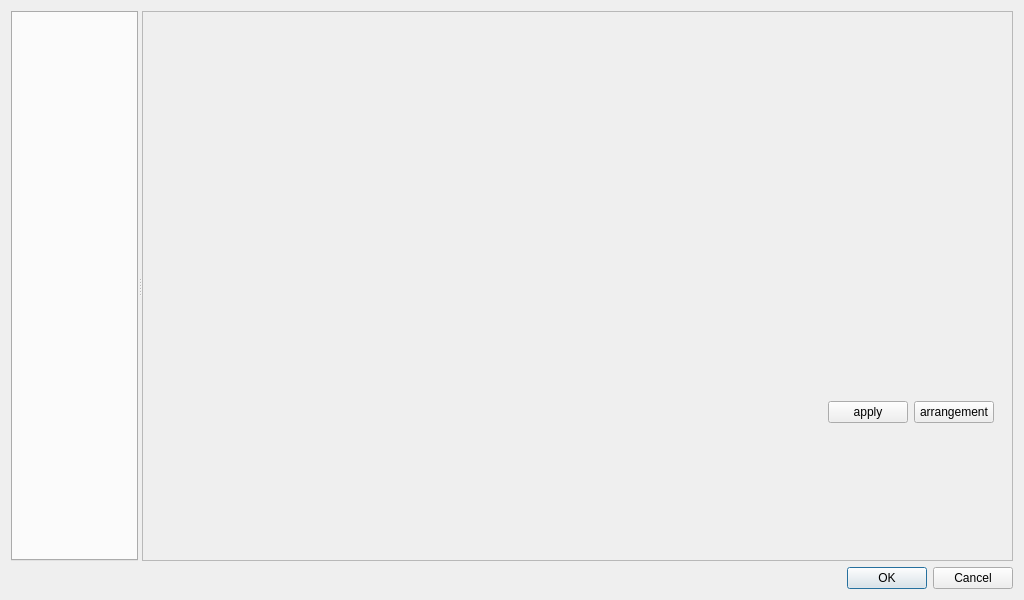
<?xml version="1.0" encoding="UTF-8"?>
<ui version="4.0">
 <class>PlotDialog</class>
 <widget class="QDialog" name="PlotDialog">
  <property name="geometry">
   <rect>
    <x>0</x>
    <y>0</y>
    <width>1024</width>
    <height>600</height>
   </rect>
  </property>
  <property name="windowTitle">
   <string>Plot Editor</string>
  </property>
  <layout class="QVBoxLayout" name="layout">
   <item>
    <widget class="QSplitter" name="splitter">
     <property name="orientation">
      <enum>Qt::Horizontal</enum>
     </property>
     <widget class="QTabWidget" name="tabWidget_plotTabs">
      <property name="currentIndex">
       <number>-1</number>
      </property>
     </widget>
     <widget class="QFrame" name="frame_buttonGrid">
      <property name="sizePolicy">
       <sizepolicy hsizetype="Preferred" vsizetype="Preferred">
        <horstretch>1</horstretch>
        <verstretch>0</verstretch>
       </sizepolicy>
      </property>
      <property name="frameShape">
       <enum>QFrame::StyledPanel</enum>
      </property>
      <layout class="QVBoxLayout" name="layout_buttonGrid">
       <property name="spacing">
        <number>0</number>
       </property>
       <property name="bottomMargin">
        <number>18</number>
       </property>
       <item>
        <widget class="QButtonGrid" name="buttonGrid"/>
       </item>
       <item>
        <widget class="QFrame" name="frame_buttonGridControls">
         <layout class="QHBoxLayout" name="layout_buttonGridControls">
          <property name="topMargin">
           <number>0</number>
          </property>
          <property name="bottomMargin">
           <number>0</number>
          </property>
          <item>
           <spacer name="horizontalSpacer_buttonGrid">
            <property name="orientation">
             <enum>Qt::Horizontal</enum>
            </property>
            <property name="sizeHint" stdset="0">
             <size>
              <width>0</width>
              <height>0</height>
             </size>
            </property>
           </spacer>
          </item>
          <item>
           <widget class="QLabel" name="label_buttonGridStatus"/>
          </item>
          <item>
           <widget class="QPushButton" name="pushButton_buttonGridApply">
            <property name="text">
             <string>apply</string>
            </property>
           </widget>
          </item>
          <item>
           <widget class="QPushButton" name="pushButton_buttonGridArrangement">
            <property name="text">
             <string>arrangement</string>
            </property>
           </widget>
          </item>
         </layout>
        </widget>
       </item>
      </layout>
     </widget>
    </widget>
   </item>
   <item>
    <widget class="QDialogButtonBox" name="dialogButtons">
     <property name="orientation">
      <enum>Qt::Horizontal</enum>
     </property>
     <property name="standardButtons">
      <set>QDialogButtonBox::Cancel|QDialogButtonBox::Ok</set>
     </property>
    </widget>
   </item>
  </layout>
 </widget>
 <customwidgets>
  <customwidget>
   <class>QButtonGrid</class>
   <extends>QWidget</extends>
   <header>qbuttongrid.hpp</header>
  </customwidget>
 </customwidgets>
 <resources>
  <include location="../resources.qrc"/>
 </resources>
 <connections>
  <connection>
   <sender>dialogButtons</sender>
   <signal>accepted()</signal>
   <receiver>PlotDialog</receiver>
   <slot>accept()</slot>
   <hints>
    <hint type="sourcelabel">
     <x>248</x>
     <y>254</y>
    </hint>
    <hint type="destinationlabel">
     <x>157</x>
     <y>274</y>
    </hint>
   </hints>
  </connection>
  <connection>
   <sender>dialogButtons</sender>
   <signal>rejected()</signal>
   <receiver>PlotDialog</receiver>
   <slot>reject()</slot>
   <hints>
    <hint type="sourcelabel">
     <x>316</x>
     <y>260</y>
    </hint>
    <hint type="destinationlabel">
     <x>286</x>
     <y>274</y>
    </hint>
   </hints>
  </connection>
 </connections>
</ui>
